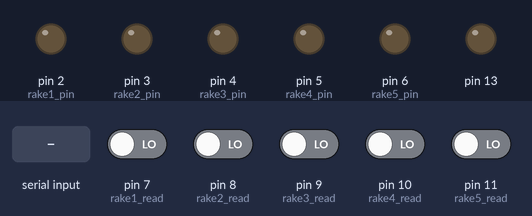
A sketch run on a simulated Arduino Uno, built with avr-gcc and run on an emulated ATmega328P. Parts: output pins drawn as LEDs (lit = HIGH). The inputs (shaded band) are chosen by the test bench; at power-on: pin 7 (rake1_read), pin 8 (rake2_read), pin 9 (rake3_read), pin 10 (rake4_read), pin 11 (rake5_read) LOW. What the sketch prints to the serial monitor is not drawn.

Above: at 1.2 s.
1.3 s: "rake1on" received over Serial
At 3.1 s:
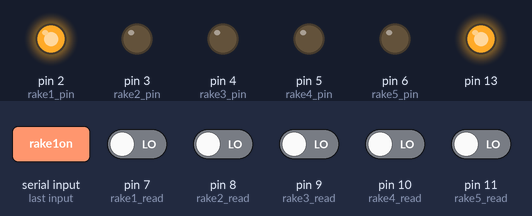
4.3 s: "rake2on" received over Serial
At 5.7 s:
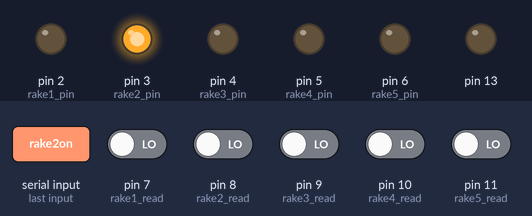
7.3 s: "rake3on" received over Serial
At 9.1 s:
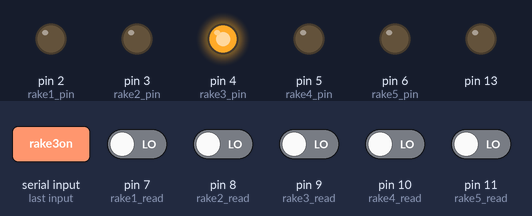
10.3 s: "rake4on" received over Serial
At 11.6 s:
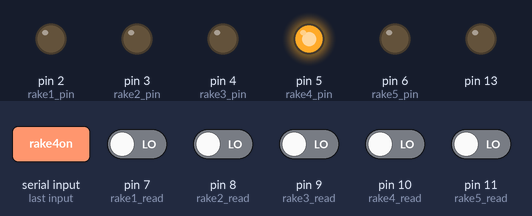
13.3 s: "rake5on" received over Serial
At 15.0 s:
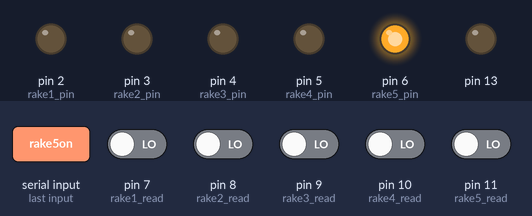
Timing chart, 0 to 16.8 s (numbered marks = the images above; inputs shaded):
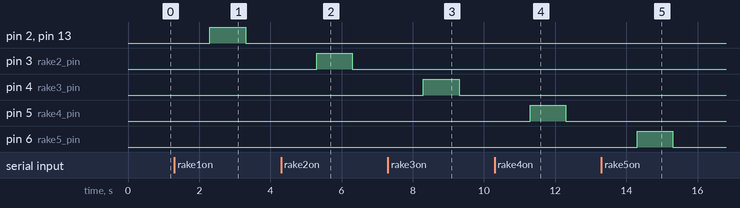

The sketch:

All_Rakes.ino
```cpp
/*
#define rake1_pin 13
#define rake2_pin 13
#define rake3_pin 13
#define rake4_pin 13
#define rake5_pin 13
*/

#define rake1_pin 2
#define rake2_pin 3
#define rake3_pin 4
#define rake4_pin 5
#define rake5_pin 6

#define rake1_read 7
#define rake2_read 8
#define rake3_read 9
#define rake4_read 10
#define rake5_read 11
/*
int rake1_objects = 9;
int rake2_objects = 9;
int rake3_objects = 9;
int rake4_objects = 9;
int rake5_objects = 9;

bool rake1_state = true;
bool rake2_state = true;
bool rake3_state = true;
bool rake4_state = true;
bool rake5_state = true;
*/
void setup() {
  Serial.begin(115200);

  pinMode(rake1_pin, OUTPUT);
  pinMode(rake2_pin, OUTPUT);
  pinMode(rake3_pin, OUTPUT);
  pinMode(rake4_pin, OUTPUT);
  pinMode(rake5_pin, OUTPUT);
  pinMode(13,OUTPUT);

  pinMode(rake1_read, INPUT);
  pinMode(rake2_read, INPUT);
  pinMode(rake3_read, INPUT);
  pinMode(rake4_read, INPUT);
  pinMode(rake5_read, INPUT);

  intrakes();
  /*
  while (!Serial) {
    digitalWrite(13,HIGH); // wait for serial port to connect. Needed for native USB port only
  }*/
  digitalWrite(13,LOW);
}

void loop() {
  if (Serial.available() > 0) //if data available
  {
    String data = Serial.readString();  //read until timeout
    data.trim();   // remove any \r \n whitespace at the end of the String

    Serial.println(data);

    if (data == "rake1on")
    {
      digitalWrite(13,HIGH);
      rakeon(rake1_pin,rake1_read);
      digitalWrite(13,LOW);
    }
    if (data == "rake2on")
    {
      rakeon(rake2_pin,rake2_read);
    }
    if (data == "rake3on")
    {
      rakeon(rake3_pin,rake3_read);
    }
    if (data == "rake4on")
    {
      rakeon(rake4_pin,rake4_read);
    }
    if (data == "rake5on")
    {
      rakeon(rake5_pin,rake5_read);
    }
  }
}

void setrake(int rake_pin, int rake_read)
{
  digitalWrite(rake_pin, HIGH);
  delay(1000);
  while (digitalRead(rake_read) == HIGH);
  digitalWrite(rake_pin, LOW);
}

void rakeon(int rake_pin, int rake_read)
{
  Serial.print(rake_pin);
  if (digitalRead(rake_read) == LOW)
  {
    Serial.print("Done");
    digitalWrite(rake_pin, HIGH);
    delay(1000);
    while (digitalRead(rake_read) == HIGH);
    digitalWrite(rake_pin, LOW);
  }
  else
  {
    setrake(rake_pin, rake_read);
  }
}

void intrakes()
{
  if (digitalRead(rake1_read) == HIGH)
  {
    setrake(rake1_pin, rake1_read);
  }
  if (digitalRead(rake2_read) == HIGH)
  {
    setrake(rake2_pin, rake2_read);
  }
  if (digitalRead(rake3_read) == HIGH)
  {
    setrake(rake3_pin, rake3_read);
  }
  if (digitalRead(rake4_read) == HIGH)
  {
    setrake(rake4_pin, rake4_read);
  }
  if (digitalRead(rake5_read) == HIGH)
  {
    setrake(rake5_pin, rake5_read);
  }
}
```

Measured:
- after the input at 1.3 s, pin 2 (rake1_pin), pin 13: LOW → HIGH after 1.0 s, → LOW 1.0 s later
- after the input at 4.3 s, pin 3 (rake2_pin): LOW → HIGH after 1.0 s, → LOW 1.0 s later
- after the input at 7.3 s, pin 4 (rake3_pin): LOW → HIGH after 1.0 s, → LOW 1.0 s later
- after the input at 10.3 s, pin 5 (rake4_pin): LOW → HIGH after 1.0 s, → LOW 1.0 s later
- after the input at 13.3 s, pin 6 (rake5_pin): LOW → HIGH after 1.0 s, → LOW 1.0 s later
